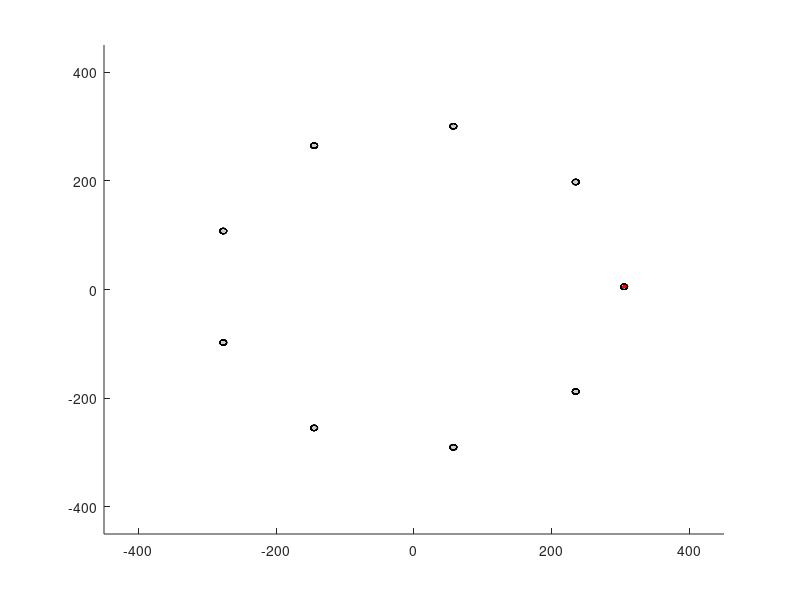
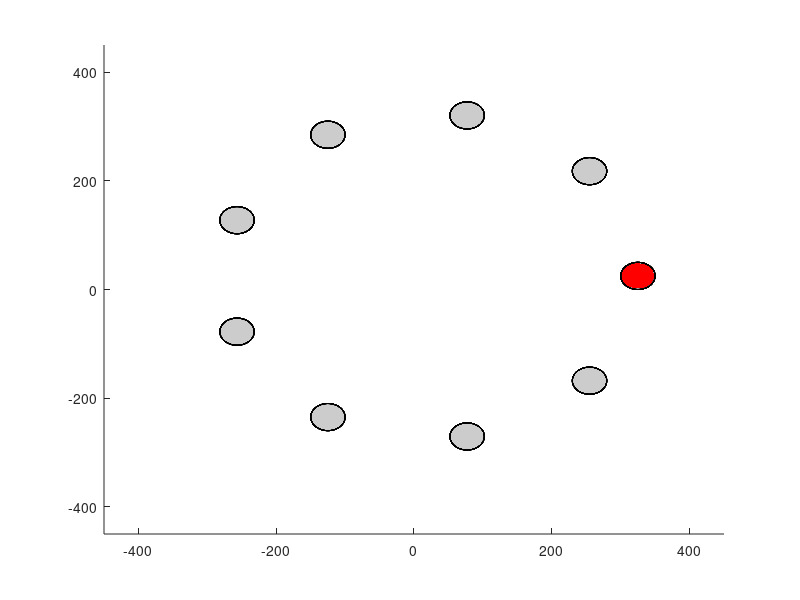
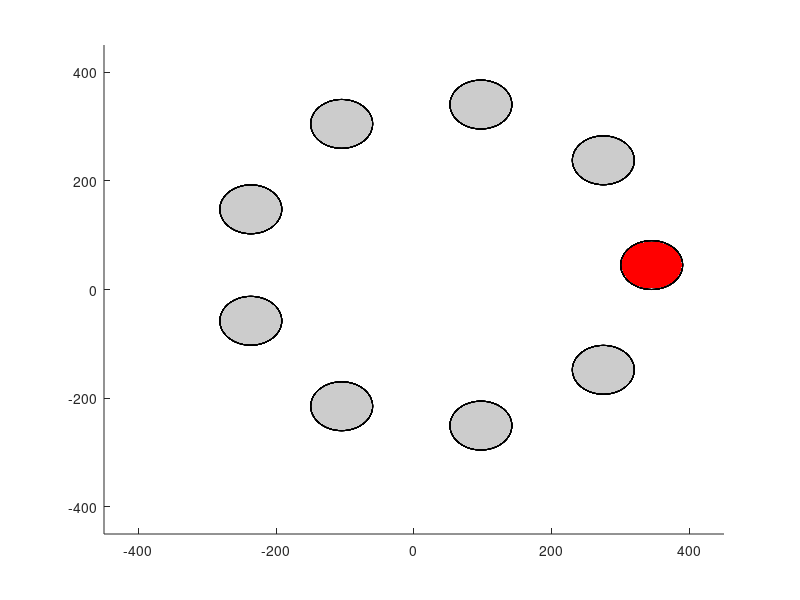
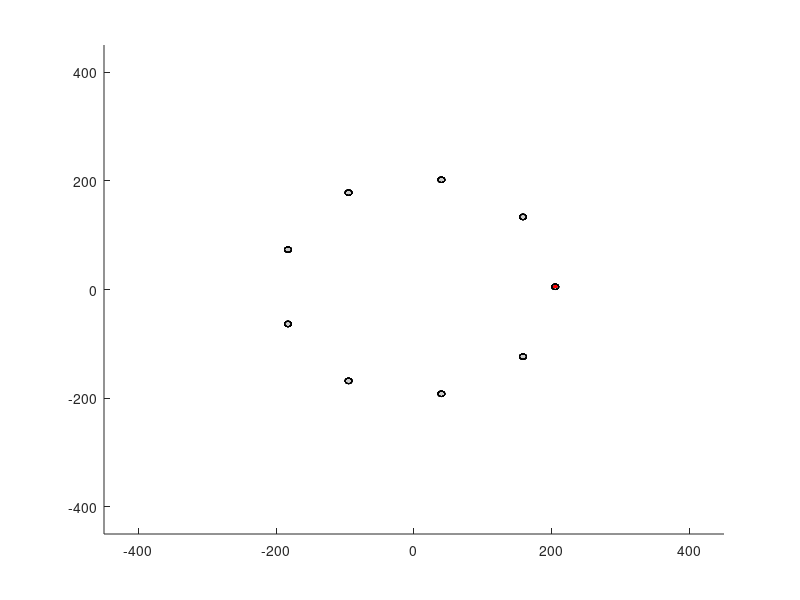

Source code (MATLAB) for these figures, in order:
clear all; close all; warning off; clc;
nTrials = 1;
numCircles = 9;
clickOrder = [1 5 9 4 8 3 7 2 6 1];
ang = 0:(360/numCircles):360-(360/numCircles);
bigCircleRadius = [300 200];
smallCircleRadius = [10 50 90];
data = [];
for trialNum = 1:nTrials
    for i = 1:length(bigCircleRadius)
        for j = 1:length(smallCircleRadius)
            fig = figure;
            axis([-450 450 -450 450]);
            hold on;

            for k=1:length(clickOrder)
                        for l=1:numCircles
                            pos = [ bigCircleRadius(i)*cosd(ang(l)),...  
                                    bigCircleRadius(i)*sind(ang(l))];

                            rectangle(  'Position', [pos smallCircleRadius(j) smallCircleRadius(j)],...
                                        'Curvature', [1 1], 'FaceColor', [0.8 0.8 0.8]);
                        end

                pos = [ bigCircleRadius(i)*cosd(ang(clickOrder(k))),...  
                        bigCircleRadius(i)*sind(ang(clickOrder(k)))];

                rectangle(  'Position', [pos smallCircleRadius(j) smallCircleRadius(j)],...
                            'Curvature', [1 1], 'FaceColor', [1 0 0]);
                tic;
                ginput(1);
                tt = toc;
                if k == 1
                    continue;
                else
                    pts = [bigCircleRadius(i)*cosd(ang(clickOrder(k))),...  
                        bigCircleRadius(i)*sind(ang(clickOrder(k)));
                        bigCircleRadius(i)*cosd(ang(clickOrder(k-1))),...  
                        bigCircleRadius(i)*sind(ang(clickOrder(k-1)))];
                    d =  sqrt((pts(2,1)-pts(1,1))^2 + (pts(2,2)-pts(1,2))^2);
                    id = log2((d/smallCircleRadius(j))+1);
                    tp = id/tt;
                    data = [data; bigCircleRadius(i) smallCircleRadius(j) d id tt*1000 tp];
                end          
            end
            save('-v7', 'clk_ammu.mat', 'data');
            close all;
        end
    end
end